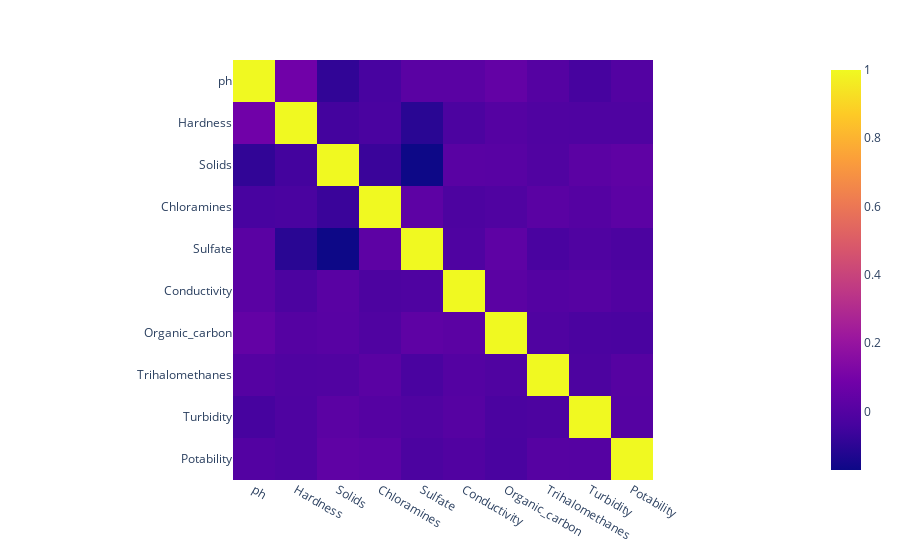

Notebook code cell kept with this figure:
### Code cell
# Visualize the correlation using plotly
fig = px.imshow(df.corr())
fig.show()

### Figure 1 — Plotly figure (JSON) as saved in the notebook; plotly's stock layout.template omitted (floating-point values rounded to 4 significant figures)
{"data": [{"coloraxis": "coloraxis", "hovertemplate": "x: %{x}<br>y: %{y}<br>color: %{z}<extra></extra>", "name": "0", "type": "heatmap", "x": ["ph", "Hardness", "Solids", "Chloramines", "Sulfate", "Conductivity", "Organic_carbon", "Trihalomethanes", "Turbidity", "Potability"], "xaxis": "x", "y": ["ph", "Hardness", "Solids", "Chloramines", "Sulfate", "Conductivity", "Organic_carbon", "Trihalomethanes", "Turbidity", "Potability"], "yaxis": "y", "z": [[1, 0.0821, -0.08929, -0.03435, 0.0182, 0.01861, 0.0435, 0.003354, -0.03906, -0.003556], [0.0821, 1, -0.0469, -0.03005, -0.1069, -0.02391, 0.00361, -0.01301, -0.01445, -0.01384], [-0.08929, -0.0469, 1, -0.07015, -0.1718, 0.01383, 0.01024, -0.009143, 0.01955, 0.03374], [-0.03435, -0.03005, -0.07015, 1, 0.02724, -0.02049, -0.01265, 0.01708, 0.002363, 0.02378], [0.0182, -0.1069, -0.1718, 0.02724, 1, -0.01612, 0.03083, -0.03027, -0.01119, -0.02358], [0.01861, -0.02391, 0.01383, -0.02049, -0.01612, 1, 0.02097, 0.001285, 0.005798, -0.008128], [0.0435, 0.00361, 0.01024, -0.01265, 0.03083, 0.02097, 1, -0.01327, -0.02731, -0.03], [0.003354, -0.01301, -0.009143, 0.01708, -0.03027, 0.001285, -0.01327, 1, -0.02214, 0.00713], [-0.03906, -0.01445, 0.01955, 0.002363, -0.01119, 0.005798, -0.02731, -0.02214, 1, 0.001581], [-0.003556, -0.01384, 0.03374, 0.02378, -0.02358, -0.008128, -0.03, 0.00713, 0.001581, 1]]}], "layout": {"coloraxis": {"colorscale": [[0, "#0d0887"], [0.1111, "#46039f"], [0.2222, "#7201a8"], [0.3333, "#9c179e"], [0.4444, "#bd3786"], [0.5556, "#d8576b"], [0.6667, "#ed7953"], [0.7778, "#fb9f3a"], [0.8889, "#fdca26"], [1, "#f0f921"]]}, "margin": {"t": 60}, "xaxis": {"anchor": "y", "constrain": "domain", "domain": [0, 1], "scaleanchor": "y"}, "yaxis": {"anchor": "x", "autorange": "reversed", "constrain": "domain", "domain": [0, 1]}}}
